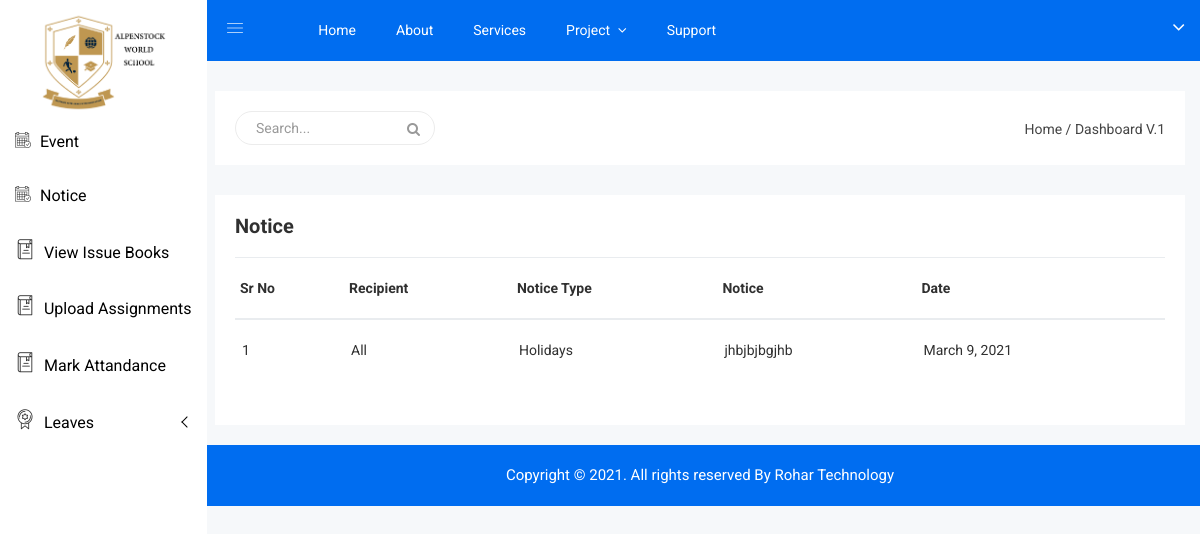
Screenshot of /teacher/notice/ (signed in) with the database file from the repository.
### admins/models/notice.py (models this page shows, shortened)
class Notices(models.Model):
    recipient = models.CharField(max_length=10, default='All')
    type = models.CharField(max_length=10, default='Holiday')
    date = models.DateField()
    notice = models.TextField()

### admins/middleware/auth.py (the view)
    def middleware(request, *args, **kwargs):
        returnUrl = request.META['PATH_INFO']
        print(returnUrl)
        if not request.session.get('user'):
           return redirect(f'/login?return_url={returnUrl}')
        response = get_response(request, *args, **kwargs)
        return response

### teacher/views/event.py (called while the page is built)
    def get(self, request):
        validate_user(request)
        all_notice = Notices.objects.all().order_by('-date')
        data = {'all_notice' : all_notice}
        return render(request, 'teachers/notice.html', data)

### teacher/views/index.py (called while the page is built, shortened)
def validate_user(request):
    username = request.session.get('user')
    if 'TE' not in username:
        return redirect('login')

### admins/templates/teachers/notice.html (shortened to what this page needs)
{% extends './basic.html' %}
{% load static %}
{% block search %}
    <div class="breadcome-area">
                <div class="container-fluid">
                    <div class="row">
                        <div class="col-lg-12 col-md-12 col-sm-12 col-xs-12">
                            <div class="breadcome-list">
                        <div class="row">
                            <div class="col-lg-6 col-md-6 col-sm-6 col-xs-12">
                                <div class="breadcome-heading">
                                    <form role="search" class="sr-input-func">
                                        <input type="text" placeholder="Search..." class="search-int form-control">
                                        <a href="#"><i class="fa fa-search"></i></a>
                                    </form>
                                </div>
                            </div>
                            <div class="col-lg-6 col-md-6 col-sm-6 col-xs-12">
                                <ul class="breadcome-menu">
                                    <li><a href="#">Home</a> <span class="bread-slash">/</span>
                                    </li>
                                    <li><span class="bread-blod">Dashboard V.1</span>
                                    </li>
                                </ul>
                            </div>
                        </div>
                    </div>
                        </div>
                    </div>
                </div>
            </div>
{% endblock %}
{% block body %}
<div class="product-status mg-b-15">
            <div class="container-fluid">
                <div class="row">
                    <div class="col-lg-12 col-md-12 col-sm-12 col-xs-12">
                        <div class="product-status-wrap drp-lst">
                            <h4>Notice</h4>
                            <div class="asset-inner">
                                <table>
                                    <tr>
                                        <th>Sr No</th>
                                        <th>Recipient</th>
                                        <th>Notice Type</th>
                                        <th>Notice</th>
                                        <th>Date</th>
                                    </tr>
                                    {% for notice in all_notice %}
                                    <tr>
                                        <td id="{{notice.id}}"><script>srno({{notice.id}})</script></td>
                                        <td>{{notice.recipient}}</td>
                                        <td>{{notice.type}}</td>
                                        <td>{{notice.notice}}</td>
                                        <td>{{notice.date}}</td>
                                    </tr>
                                    {% endfor %}
                                </table>
                            </div>
                            <div class="custom-pagination">
                                <nav aria-label="Page navigation example">
                                </nav>
                            </div>
                        </div>
                    </div>
                </div>
            </div>
        </div>
{% endblock %}

### admins/static/css/main.css (style rules this page uses)
html { color: #222; font-size: 1em; line-height: 1.4; }

### rows the page displays
Notices: recipient "All", type "Holidays", notice "jhbjbjbgjhb", date "March 9, 2021"
